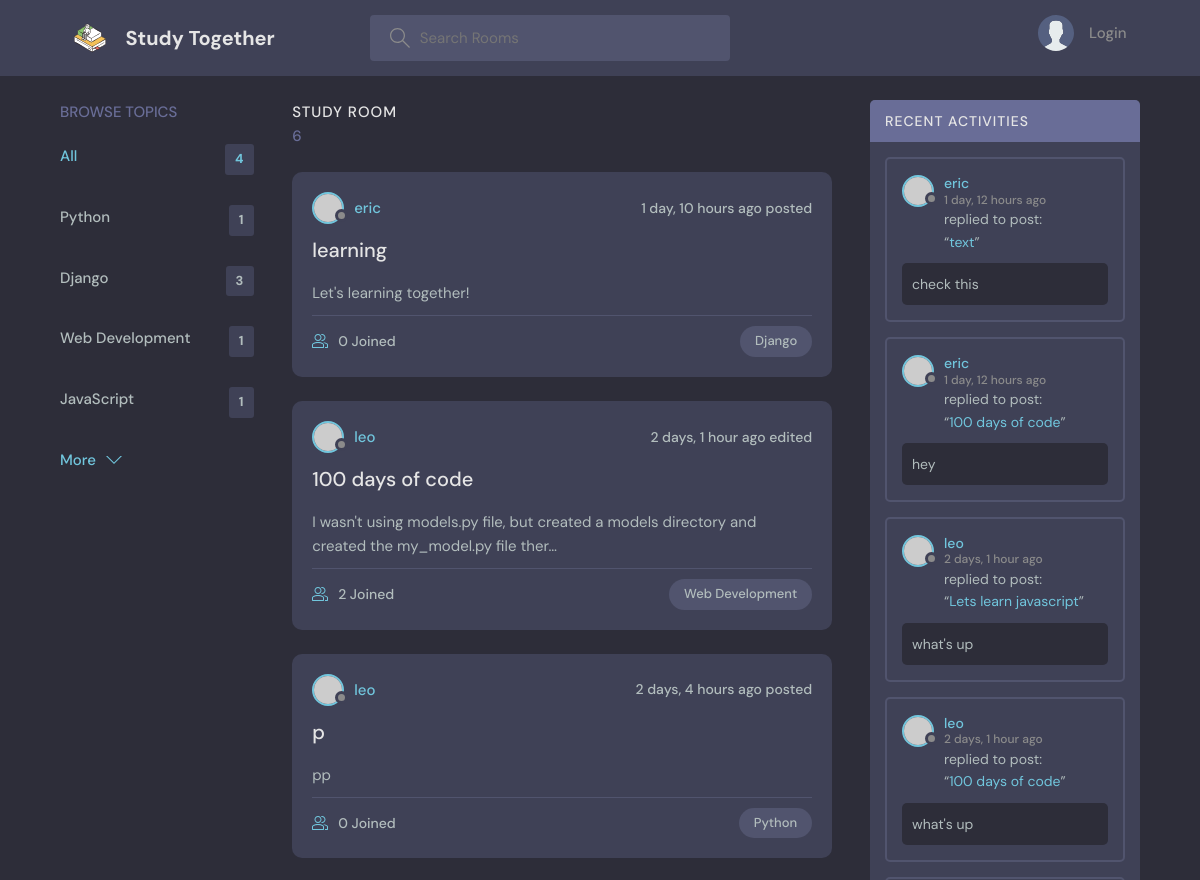
/ (upper part), run on an earlier commit of the app's database.
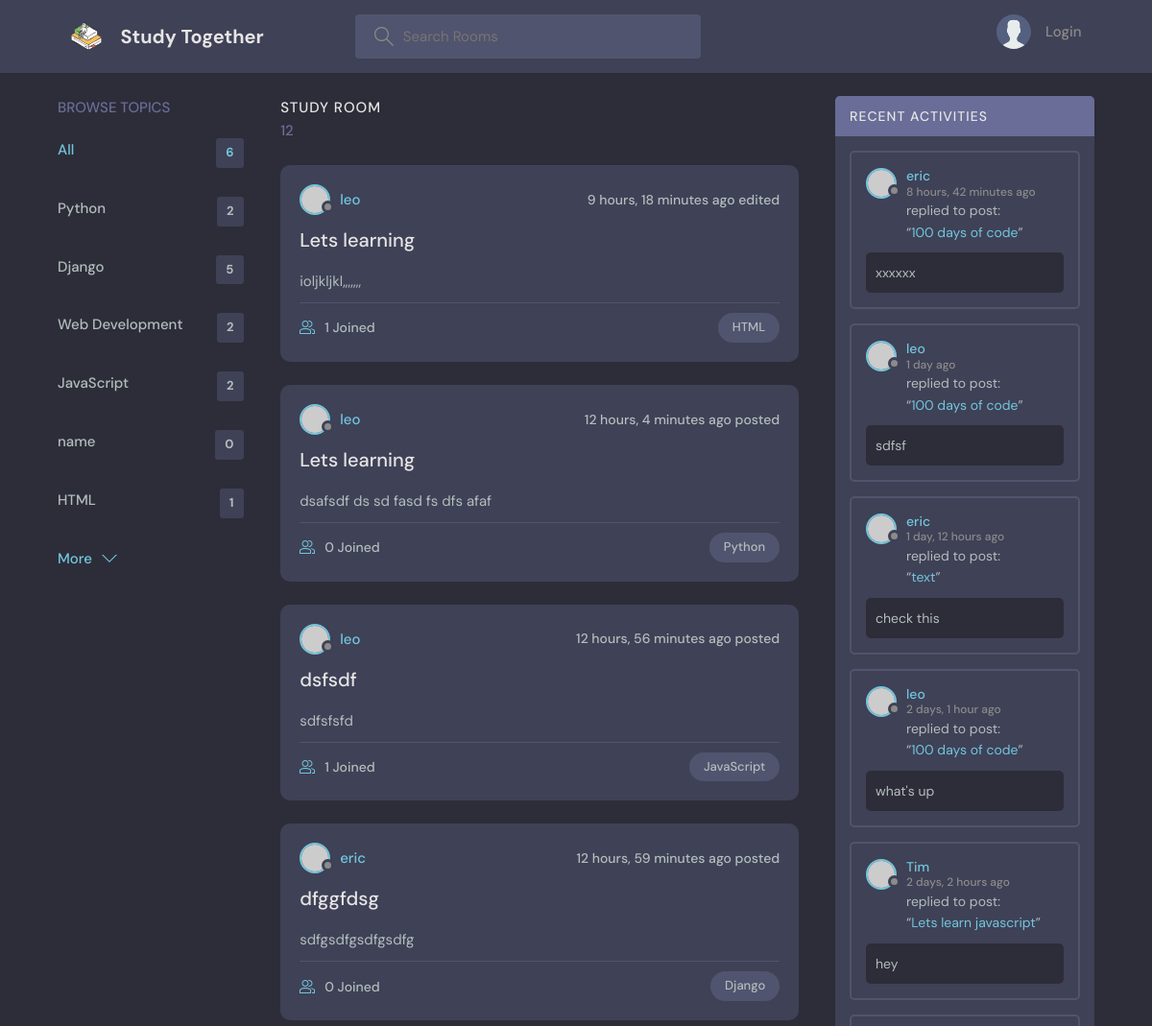
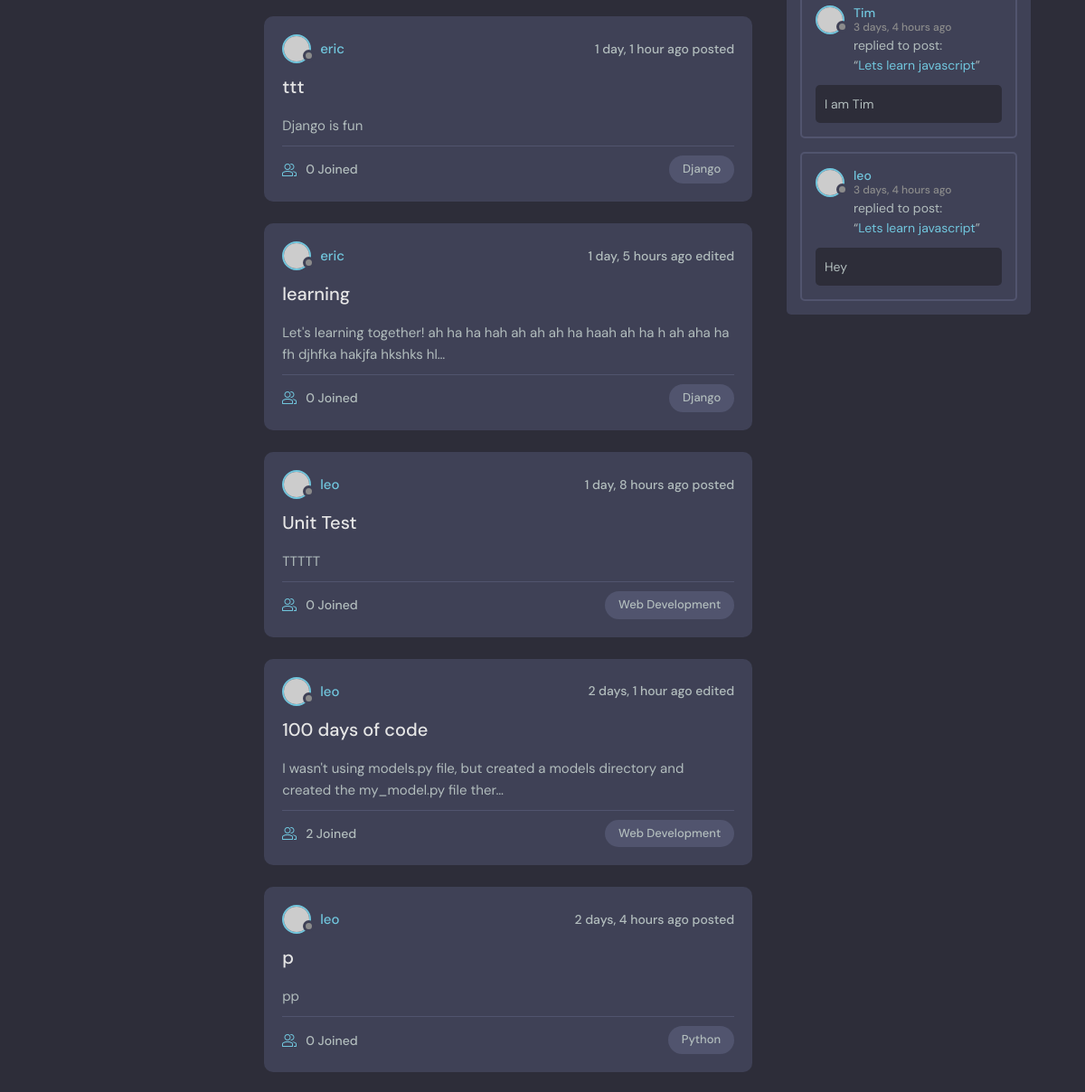
And on a later commit of the database (2 pictures, top to bottom).
### base/models.py (models this page shows)
class Topic(models.Model):
    name = models.CharField(max_length=200)
    def __str__(self):
        return self.name

class Room(models.Model):
    host = models.ForeignKey(User, on_delete=models.SET_NULL, null=True)
    topic = models.ForeignKey(Topic, on_delete=models.SET_NULL, null=True)
    name = models.CharField(max_length = 200)
    description = models.TextField(null = True, blank = True)
    participants = models.ManyToManyField(User, related_name='participants', blank=True)
    updated = models.DateTimeField(auto_now = True)
    created = models.DateTimeField(auto_now_add = True)
    class Meta:
        ordering = ['-updated', '-created']
    def __str__(self):
        return self.name

class Message(models.Model):
    user = models.ForeignKey(User, on_delete=models.CASCADE)
    room = models.ForeignKey(Room, on_delete=models.CASCADE)
    body = models.TextField()
    updated = models.DateTimeField(auto_now = True)
    created = models.DateTimeField(auto_now_add = True)
    class Meta:
        ordering = ['-updated', '-created']
    def __str__(self):
        return self.body[0:50]

### base/views.py (the view)
# urls.py: path("",views.home, name="home"),
def home(request):
    if request.GET.get('q') != None:
        q = request.GET.get('q')
    else:
        q=''
    rooms = Room.objects.filter(Q(topic__name__icontains=q) |
                                Q(name__icontains=q) |
                                Q(description__icontains=q)
                                )
    room_count = rooms.count()
    topics = Topic.objects.all()
    room_messages = Message.objects.filter(Q(room__topic__name__icontains=q))
    context= {'rooms':rooms,
              'topics':topics,
              'room_count':room_count,
              'room_messages':room_messages}
    return render(request,'base/home.html', context)

### base/templates/base/home.html (shortened to what this page needs)
{% extends 'main.html' %}
{% block content %}
<main class="layout layout--3">
  <div class="container">
    {% include 'base/topics_component.html' %}
    <div class="roomList">
      <div class="roomList__header">
        <div>
          <h2>Study Room</h2>
          <p>{{room_count}}</p>
        </div>
      </div>
      {% include 'base/feed.component.html' %}
    </div>
    {% include 'base/activity_component.html' %}
  </div>
</main>
{% endblock content %}

### base/templates/base/topics_component.html
<div class="topics">
    <div class="topics__header">
      <h2>Browse Topics</h2>
    </div>
    <ul class="topics__list">
        <li>
            <a href="{% url 'home' %}" class="active">All<span>{{topics.count}}</span></a>
        </li>
        {% for topic in topics%}
        <li>
            <a href="{% url 'home' %}?q={{topic.name}}">{{topic.name}}<span>{{topic.room_set.all.count}}</span></a>
        </li>
        {%endfor%}
    </ul>
    <a class="btn btn--link" href="topics.html">
      More
      <svg version="1.1" xmlns="http://www.w3.org/2000/svg" width="32" height="32" viewBox="0 0 32 32">
        <title>chevron-down</title>
        <path d="M16 21l-13-13h-3l16 16 16-16h-3l-13 13z"></path>
      </svg>
    </a>
  </div>

### base/templates/base/feed.component.html (shortened to what this page needs)
{% for room in rooms %}
<div class="roomListRoom">
    <div class="roomListRoom__header">
      <a href="{% url 'user-profile' room.host.id %}" class="roomListRoom__author">
        <div class="avatar avatar--small">
          <img src="https://randomuser.me/api/portraits/women/11.jpg" />
        </div>
        <span>{{room.host}}</span>
      </a>
      <div class="roomListRoom__actions">
        <span>
          {% if room.updated > room.created %}
          {{room.updated| timesince}} ago edited
          {% else %}
          {{room.created| timesince}} ago posted
          {% endif %}
        </span>
      </div>
    </div>
    <div class="roomListRoom__content">
      <a href="{% url 'room' room.id %}">{{room.name}}</a>
      <p>{{room.description| truncatechars:100}}</p>
    </div>
    <div class="roomListRoom__meta">
      <a href="{% url 'room' room.id %}" class="roomListRoom__joined">
        {{room.participants.all.count}} Joined
      </a>
      <p class="roomListRoom__topic">{{room.topic}}</p>
    </div>
</div>
{%endfor%}

### base/templates/base/activity_component.html (shortened to what this page needs)
<div class="activities">
    <div class="activities__header">
      <h2>Recent Activities</h2>
    </div>
    {% for message in room_messages%}
    <div class="activities__box">
      <div class="activities__boxHeader roomListRoom__header">
        <a href="{% url 'user-profile' message.user.id%}" class="roomListRoom__author">
          <div class="avatar avatar--small">
            <img src="https://randomuser.me/api/portraits/women/11.jpg" />
          </div>
          <p>
            {{message.user}}
            <span>{{message.created| timesince}} ago</span>
          </p>
        </a>
      </div>
      <div class="activities__boxContent">
        <p>replied to post:<br>“<a href="{% url 'room' message.room.id %}">{{message.room}}</a>”</p>
        <div class="activities__boxRoomContent">
            {{message}}
        </div>
      </div>
    </div>
    {% endfor %}
  </div>

What changed in the data, as far as the page shows it:
removed Message: user "eric", created "1 day, 12 hours", room "100 days of code", body "hey"
removed Message: user "leo", created "2 days, 1 hour", room "Lets learn javascript", body "what's up"
computed for Topic "Python": room_set.all.count "1" → "2"
computed for Topic "Django": room_set.all.count "3" → "5"
computed for Topic "Web Development": room_set.all.count "1" → "2"
computed for Topic "JavaScript": room_set.all.count "1" → "2"
added Topic: name "name", room_set.all.count "0"
added Topic: name "HTML", room_set.all.count "1"
added Room: host "leo", updated "9 hours, 18 minutes", name "Lets learning", description "ioljkljkl,,,,,,,", participants.all.count "1", topic "HTML"
added Room: host "leo", created "12 hours, 4 minutes", name "Lets learning", description "dsafsdf ds sd fasd fs dfs afaf", participants.all.count "0", topic "Python"
added Room: host "leo", created "12 hours, 56 minutes", name "dsfsdf", description "sdfsfsfd", participants.all.count "1", topic "JavaScript"
added Room: host "eric", created "12 hours, 59 minutes", name "dfggfdsg", description "sdfgsdfgsdfgsdfg", participants.all.count "0", topic "Django"
added Room: host "eric", created "1 day, 1 hour", name "ttt", description "Django is fun", participants.all.count "0", topic "Django"
changed Room "learning": updated (not shown) → "1 day, 5 hours"; description "Let's learning together!" → "Let's learning together! ah ha ha hah ah ah ah ha haah ah ha h ah aha ha fh djhfka hakjfa hkshks hl…"; created "1 day, 10 hours" → (not shown); updated "ago posted" → "ago edited"
added Room: host "leo", created "1 day, 8 hours", name "Unit Test", description "TTTTT", participants.all.count "0", topic "Web Development"
added Message: user "eric", created "8 hours, 42 minutes", room "100 days of code", body "xxxxxx"
added Message: user "leo", created "1 day", room "100 days of code", body "sdfsf"
now on this page (row unchanged): Message: user "Tim", created "2 days, 2 hours", room "Lets learn javascript", body "hey"
now on this page (row unchanged): Message: user "Tim", created "3 days, 4 hours", room "Lets learn javascript", body "I am Tim"
now on this page (row unchanged): Message: user "leo", created "3 days, 4 hours", room "Lets learn javascript", body "Hey"
Also different on the page:
{{ topics.count }}: "4" → "6"
{{ room_count }}: "6" → "12"
